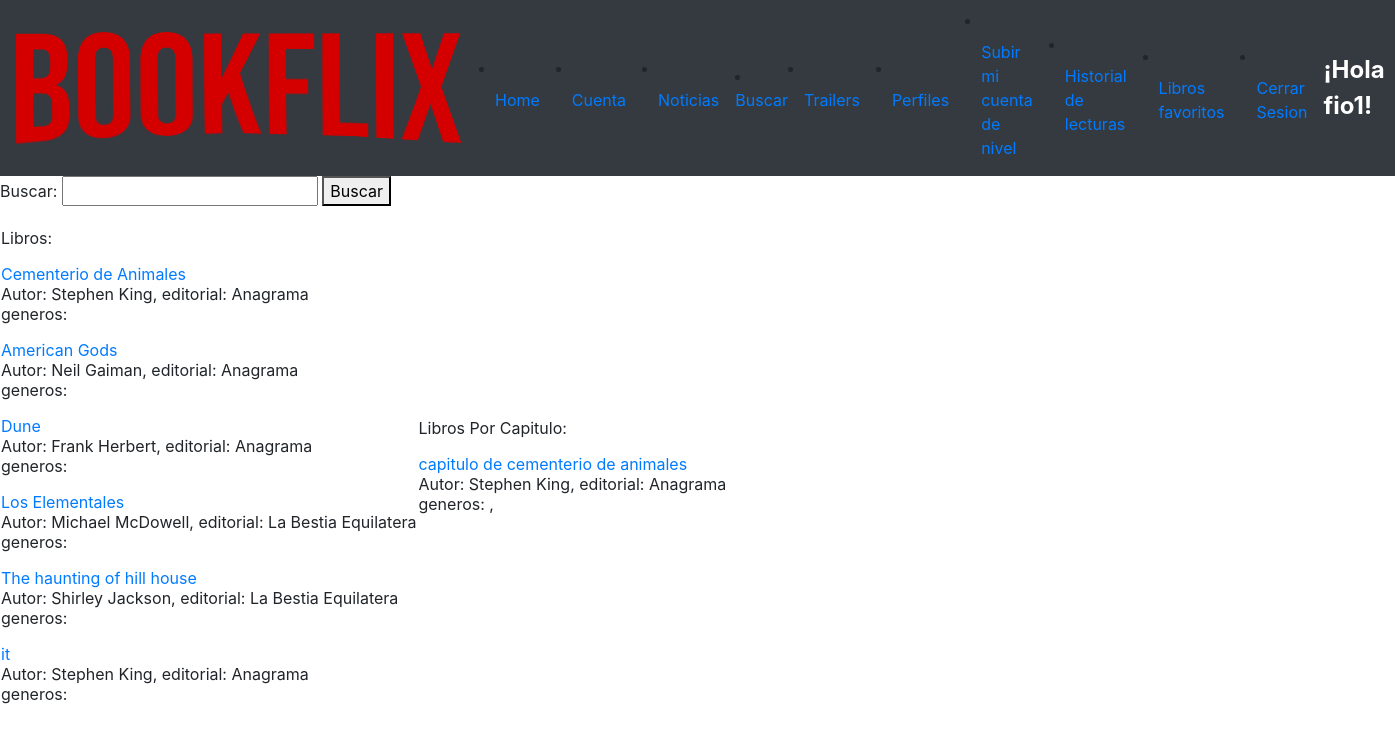
The page /buscar/ (signed in) on the database its author committed.
### appBookflix/models.py (models this page shows, shortened)
class Account(AbstractBaseUser):
    free='free'
    normal='normal'
    premium='premium'
    admin = 'admin'
    AC_CHOICES= (
        (free, 'free'),
        (normal, 'normal'),
        (premium, 'premium'),
        (admin, 'admin')
    )
    email = models.EmailField(verbose_name='mail',max_length=60, unique=True)
    username = models.CharField("nombre de usuario", max_length=50, unique=True)
    date_joined = models.DateTimeField(verbose_name='date joined', auto_now_add=True)
    last_login = models.DateField(verbose_name='last login', auto_now=True)
    is_admin = models.BooleanField(default=False)
    is_active = models.BooleanField(default=True)
    is_staff = models.BooleanField(default=False)
    is_superuser = models.BooleanField(default=False)
    confirmo= models.BooleanField(default=False)
    plan = models.CharField( max_length=8, choices=AC_CHOICES, default=free)
    date_start_plan = models.DateField(blank=True, null=True, auto_now=False, auto_now_add=False)
    time_pay = models.IntegerField(default=0)
    objects = MyAccountManager()
    USERNAME_FIELD = 'email' #LE ESTOY INDICANDO QUE PARA LOGUEARSE TIENE QUE USAR EL EMAIL
    REQUIRED_FIELDS = ['username'] #ACÁ VAN LOS CAMPOS QUE QUIERO QUE SEAN REQUERIDO, CON COMAS LE AGREGO LOS QUE QUIERA
    def nombre(self):
        return self.username
    class Meta:
        verbose_name = "Cuenta"
        verbose_name_plural = "Cuentas"

class Libro (models.Model):
    isbn = models.CharField( max_length=16,primary_key=True, validators =[validateIsbn,validateIsbnNum],default='')
    titulo= models.CharField(('titulo'),max_length=100)
    descripcion = models.TextField(('descripcion'), blank=True, null=True)
    portada= models.ImageField(('portada'), upload_to='portadas_libros', height_field=None, width_field=None, max_length=None, )
    autor= models.ForeignKey(Autor,on_delete=models.CASCADE, verbose_name="autor")
    genero = models.ManyToManyField(Genero, verbose_name="generos")
    editorial = models.ForeignKey(Editorial, on_delete=models.CASCADE)
    mostrar_en_home= models.BooleanField(default=False)
    on_normal = models.BooleanField("ver en normal", default=False)
    on_premium = models.BooleanField("ver en premium",default=False)
    pdf = models.FileField(upload_to='pdf', blank=True, null=True)   #por si en un futuro hacemos que se guarde en la base de datos
    class Meta:
        verbose_name = "Libro"
        verbose_name_plural = "Libros"

class Autor (models.Model):
    nombre= models.CharField(max_length=50, blank=True, null=True)
    apellido= models.CharField(max_length=50, blank=True, null=True)
    descripcion = models.TextField("descripcion",blank=True, null=True)
    created_date = models.DateTimeField("fecha de creación", default=timezone.now)
    def __str__(self):
        return "%s %s" %(self.nombre, self.apellido)
    class Meta:
        verbose_name = "Autor"
        verbose_name_plural = "Autores"

class Editorial(models.Model):
    name= models.CharField("Nombre", max_length=50, primary_key=True)
    descripcion = models.TextField("descripcion",blank=True, null=True)
    email = models.EmailField( max_length=254, blank=True, null=True)
    created_date = models.DateTimeField("",default=timezone.now)
    def __str__(self):
        return self.name
    class Meta:
        verbose_name = "Editorial"
        verbose_name_plural = "Editoriales"

class BookByChapter(models.Model):
    isbn = models.CharField( max_length=16, unique=True, validators =[validateIsbnPorCapitulo, validateIsbnNum], )
    title = models.CharField(('titulo'), max_length=50)
    cant_chapter = models.IntegerField('Cantidad de capitulos', default = 1)
    description = models.TextField(('descripcion'), blank=True, null=True)
    image= models.ImageField("imagen", upload_to='portadas_libros', height_field=None, width_field=None, max_length=None, )
    author= models.ForeignKey(Autor, on_delete=models.CASCADE, verbose_name="autor")
    genders = models.ManyToManyField(Genero, verbose_name="generos")
    editorial = models.ForeignKey(Editorial, on_delete=models.CASCADE)
    mostrar_en_home= models.BooleanField(default=False)
    on_normal = models.BooleanField("ver en normal", default=False)
    on_premium = models.BooleanField("ver en premium",default=False)
    class Meta:
        verbose_name = "Libro por capítulo"
        verbose_name_plural = "Libro por capítulos"

class Genero (models.Model):
    nombre = models.CharField(max_length=50, blank=True, null=True)
    descripcion = models.TextField(("descripcion"),blank=True, null=True)
    created_date = models.DateTimeField(("fecha de creación"), default=timezone.now)
    class Meta:
        verbose_name = "Género"
        verbose_name_plural = "Géneros"

### appBookflix/views.py (the view)
# urls.py: path("buscar/",buscar, name="buscar"),
def buscar(request):
    context={ }
    if request.POST:
        form= BuscarForm(request.POST)
        if form.is_valid():
            def buscar_por_autor(query):
                autores = Autor.objects.filter(nombre__icontains=query)
                autores2 = Autor.objects.filter(apellido__icontains=query)
                result = []
                for autor in autores:
                    result = result + list(Libro.objects.filter(autor=autor, mostrar_en_home=True))
                for autor in autores2:
                    result = result + list(Libro.objects.filter(autor=autor, mostrar_en_home=True))
                return result
            def buscar_por_genero(query):
                generos = Genero.objects.filter(nombre__icontains=query)
                result = []
                for genero in generos:
                    result = result + list(Libro.objects.filter(genero=genero, mostrar_en_home=True))
                return result
            def buscar_por_editorial(query):
                editoriales = Editorial.objects.filter(name__icontains=query)
                result = []
                for editorial in editoriales:
                    result = result + list(Libro.objects.filter(editorial=editorial, mostrar_en_home=True))
                return result
            def buscar_por_titulo(query):
                result = Libro.objects.filter(titulo__icontains=query)
                return result
            def buscar_por_autorCap(query):
                autores = Autor.objects.filter(nombre__icontains=query)
                autores2 = Autor.objects.filter(apellido__icontains=query)
                result = []
                for autor in autores:
                    result = result + list(BookByChapter.objects.filter(autor=autor, mostrar_en_home=True))
                for autor in autores2:
                    result = result + list(BookByChapter.objects.filter(autor=autor, mostrar_en_home=True))
                return result
            def buscar_por_generoCap(query):
                generos = Genero.objects.filter(nombre__icontains=query)
                result = []
                for genero in generos:
                    result = result + list(BookByChapter.objects.filter(genders=genero, mostrar_en_home=True))
                return result
            def buscar_por_editorialCap(query):
                editoriales = Editorial.objects.filter(name__icontains=query)
                result = []
                for editorial in editoriales:
                    result = result + list(BookByChapter.objects.filter(editorial=editorial, mostrar_en_home=True))
                return result
            def buscar_por_tituloCap(query):
                result = BookByChapter.objects.filter(title__icontains=query, mostrar_en_home=True)
                return result
            def buscar_por_isbn(query):
                result = Libro.objects.filter(isbn=query, mostrar_en_home=True)
                return result
            def buscar_por_isbnCap(query):
                result = BookByChapter.objects.filter(isbn=query, mostrar_en_home=True)
                return result
            palabra= form.cleaned_data['buscar']
            query= str(palabra).split(' ')
            allBook = Libro.objects.filter(mostrar_en_home = True)
            AllBookCap= BookByChapter.objects.filter(mostrar_en_home = True)
            results=set()
            resultsCap=set()
            for palabra in query:
                resultsAutor = set(allBook) & set(buscar_por_autor(palabra))
                resultsGenero =  set(allBook)  & set(buscar_por_genero(palabra))
                resultsTitulo =  set(allBook)  & set(buscar_por_titulo(palabra))
                resultsEditorial = set(allBook)  & set(buscar_por_editorial(palabra))
                resultsIsbn= set(allBook) & set(buscar_por_isbn(palabra))
                results= results | (resultsAutor | resultsGenero | resultsTitulo | resultsEditorial | resultsIsbn)
                resultsAutor = set(AllBookCap) & set(buscar_por_autorCap(palabra))
                resultsGenero = set(AllBookCap) & set(buscar_por_generoCap(palabra))
                resultsTitulo = set(AllBookCap) & set(buscar_por_tituloCap(palabra))
                resultsEditorial = set(AllBookCap) & set(buscar_por_editorialCap(palabra))
                resultsIsbn= set(AllBookCap) & set(buscar_por_isbnCap(palabra))
                resultsCap= resultsCap | (resultsAutor | resultsGenero | resultsTitulo | resultsEditorial | resultsIsbn)
            context['libros']= set(results)
            context['librosCap']= set(resultsCap)
    else:
        context['libros']= Libro.objects.all()
        context['librosCap']= BookByChapter.objects.all()
    form=BuscarForm()
    context['form']= form
    return render(request, "appBookflix/buscar.html", context)

### appBookflix/forms.py
class BuscarForm(forms.Form):
    buscar= forms.CharField(max_length=100)

### appBookflix/templates/appBookflix/buscar.html (shortened to what this page needs)
{% include "appBookflix/navbar.html" %}
<form method="post">
{%for field in form%}
  {{field.label_tag}}
  {{field}}
{%endfor%}
    <button type="submit">Buscar</button>
  </form>
<table>
    <tr>
      <td class="first">
        <p>Libros:</p>
          {% if libros%}
            {%for libro in libros%}
              <p> <a href="/leer_libro/{{libro.isbn}}"> {{ libro.titulo}} </a> <br> Autor: {{libro.autor}}, editorial: {{libro.editorial}} <br>
              generos: {%for gen in libro.genders.all%} {{gen.name}} , {% endfor%}
              </p>
            {%endfor %}
          {%endif%}
      </td>
      <td>
        <p>Libros Por Capitulo:</p>
          {% if librosCap%}
            {%for libro in librosCap%}
            <p> <a href="/libro_capitulo/{{libro.isbn}}"> {{ libro.title}} </a> <br> Autor: {{libro.author}}, editorial: {{libro.editorial}} <br>
              generos: {%for gen in libro.genders.all%} {{gen.name}} , {% endfor%}
              </p>
            {%endfor %}
          {%endif%}
      </td>
    </tr>
</table>

### appBookflix/templates/appBookflix/navbar.html (shortened to what this page needs)
{% load static %}
{% load static%}
{% load bootstrap4 %}
{% bootstrap_css %}
<nav class="navbar navbar-expand-lg navbar-dark bg-dark">
   <a class="navbar-brand" href="#">
      <img src={% static '/images/bookflix.png' %} alt="logo" width="" height="">
    </a>
   {% if not request.user.is_admin  and request.user.is_active %}
    <div class="collapse navbar-collapse" id="navbarNav">
       <li class="nav-item active">
         <a class="nav-link" href="/home ">Home <span class="sr-only">(current)</span></a>
       </li>
       <li class="nav-item">
        <a class="nav-link" href="/perfil">Cuenta</a>
      </li>
       <li class="nav-item">
         <a class="nav-link" href="/publicaciones">Noticias</a>
       </li>
       <li><a href="/buscar ">Buscar</a></li>
       <li class="nav-item">
         <a class="nav-link" href="/trailers">Trailers</a>
       </li>
       <li class="nav-item">
         <a class="nav-link" href="/select_perfil">Perfiles</a>
       </li>
        <li class="nav-item">
         <a class="nav-link" href="/solicitar_cambio">Subir mi cuenta de nivel</a>
       </li>
        <li><a class="nav-link" href="/historial">Historial de lecturas</a></li>
       <li><a class="nav-link" href="/favoritos">Libros favoritos</a></li>
       <li><a class="nav-link" href="/logout">Cerrar Sesion</a></li>
       <span class="ml-auto" style="font-weight: bold;color: white !important;font-size: 1.5rem;">
      ¡Hola {{request.user.username}}!
    </span>
   {% endif %}
 </nav>

### rows shown on the page
Account: user.username "fio1"
Libro: titulo "Cementerio de Animales", autor "Stephen King", editorial "Anagrama"
Libro: titulo "American Gods", autor "Neil Gaiman", editorial "Anagrama"
Libro: titulo "Dune", autor "Frank Herbert", editorial "Anagrama"
Libro: titulo "Los Elementales", autor "Michael McDowell", editorial "La Bestia Equilatera"
Libro: titulo "The haunting of hill house", autor "Shirley Jackson", editorial "La Bestia Equilatera"
Libro: titulo "it", autor "Stephen King", editorial "Anagrama"
BookByChapter: title "capitulo de cementerio de animales", author "Stephen King", editorial "Anagrama"

### other values the page prints
{{ field.label_tag }} "Buscar:"
